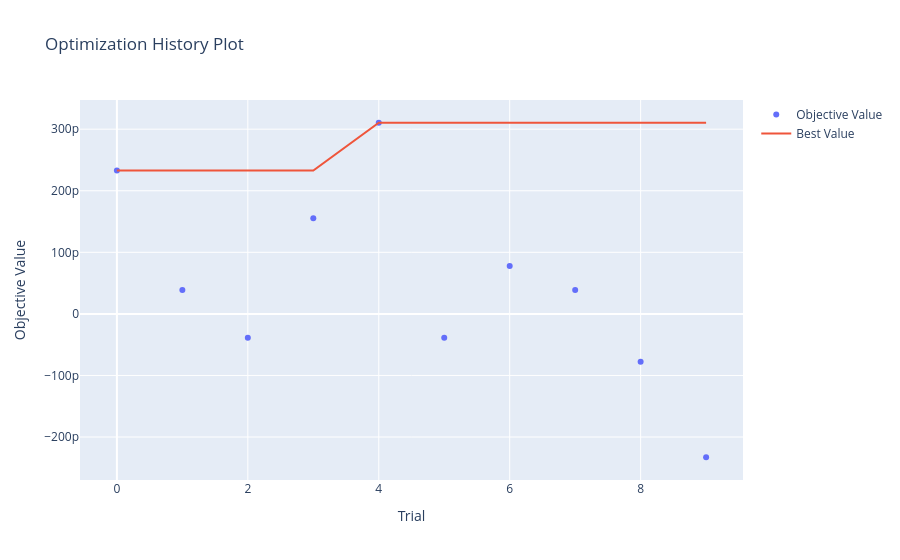
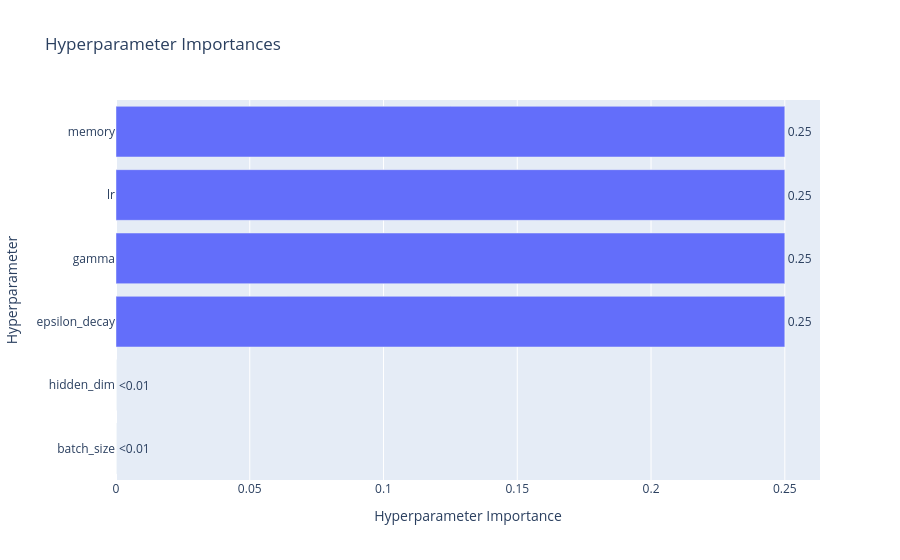
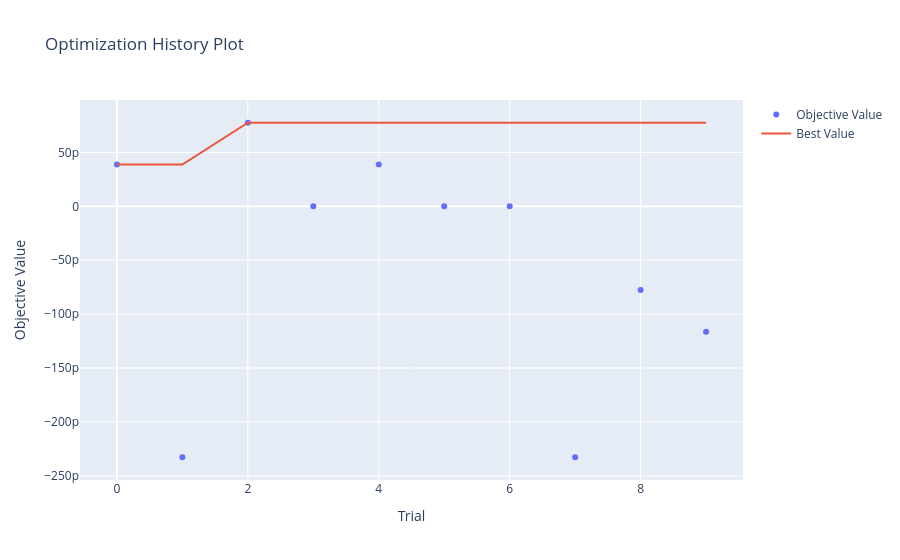

Notebook code for these charts, in order:
### Code cell
class DQN(nn.Module):
    def __init__(self, input_dim, output_dim, hidden_dim):
        super(DQN, self).__init__()
        self.net = nn.Sequential(
            nn.Linear(input_dim, hidden_dim), nn.ReLU(),
            nn.Linear(hidden_dim, hidden_dim), nn.ReLU(),
            nn.Linear(hidden_dim, output_dim)
        )

    def forward(self, x):
        return self.net(x)

class DQNAgent:
    def __init__(self, state_size, action_size, hidden_dim, gamma, lr, epsilon_decay, batch_size, memory):
        self.model = DQN(state_size, action_size, hidden_dim)
        self.target_model = DQN(state_size, action_size, hidden_dim)
        self.target_model.load_state_dict(self.model.state_dict())
        self.memory = deque(maxlen=memory)
        self.gamma = gamma
        self.epsilon = 1.0
        self.epsilon_min = 0.01
        self.epsilon_decay = epsilon_decay
        self.optimizer = optim.Adam(self.model.parameters(), lr=lr)
        self.batch_size = batch_size

    def act(self, state):
        if np.random.rand() < self.epsilon:
            return random.choice([0, 1, 2])  # Hold, Buy, Sell
        state = torch.FloatTensor(state).unsqueeze(0)
        with torch.no_grad():
            q_values = self.model(state)
        return torch.argmax(q_values).item()

    def remember(self, s, a, r, s2, done):
        self.memory.append((s, a, r, s2, done))

    def replay(self):
        if len(self.memory) < self.batch_size:
            return
        batch = random.sample(self.memory, self.batch_size)
        s, a, r, s2, d = zip(*batch)
        s = torch.FloatTensor(s)
        a = torch.LongTensor(a).unsqueeze(1)
        r = torch.FloatTensor(r).unsqueeze(1)
        s2 = torch.FloatTensor(s2)
        d = torch.FloatTensor(d).unsqueeze(1)

        q = self.model(s).gather(1, a)
        q_next = self.target_model(s2).max(1)[0].unsqueeze(1)
        q_target = r + self.gamma * q_next * (1 - d)

        loss = nn.MSELoss()(q, q_target.detach())
        self.optimizer.zero_grad()
        loss.backward()
        self.optimizer.step()

        if self.epsilon > self.epsilon_min:
            self.epsilon *= self.epsilon_decay

    def update_target(self):
        self.target_model.load_state_dict(self.model.state_dict())

class DQNObjective:
    def __init__(self, env):
        self.env = env

    def __call__(self, trial):
        return optimize_dqn(trial, self.env)


def optimize_dqn(trial, env):
    gamma = trial.suggest_float('gamma', 0.85, 0.99)
    lr = trial.suggest_float('lr', 1e-4, 1e-2, log=True)
    epsilon_decay = trial.suggest_float('epsilon_decay', 0.9, 0.999)
    hidden_dim = trial.suggest_int('hidden_dim', 32, 64)
    batch_size = trial.suggest_categorical('batch_size', [32, 64])
    memory = trial.suggest_int('memory', 2000, 5000)

    agent = DQNAgent(state_size=env.window_size, action_size=3,
                     hidden_dim=hidden_dim, gamma=gamma, lr=lr,
                     epsilon_decay=epsilon_decay, batch_size=batch_size, memory=memory)

    rewards = []

    for ep in range(consts.EPISODES):
        state = env.reset()
        total_reward = 0
        while True:
            action = agent.act(state)
            next_state, reward, done, _ = env.step(action)
            agent.remember(state, action, reward, next_state, done)
            agent.replay()
            state = next_state
            total_reward += reward
            if done:
                break
        agent.update_target()
        rewards.append(total_reward)

    return np.mean(rewards[-3:])

def plot_perf(best_params, env):
    agent = DQNAgent(
        state_size=env.window_size,
        action_size=3,
        hidden_dim=best_params['hidden_dim'],
        gamma=best_params['gamma'],
        lr=best_params['lr'],
        epsilon_decay=best_params['epsilon_decay'],
        batch_size=best_params['batch_size'],
        memory=best_params['memory']
    )

    portfolio_values = []

    state = env.reset()
    while True:
        action = agent.act(state)
        next_state, reward, done, _ = env.step(action)
        portfolio_values.append(env.get_value())
        state = next_state
        if done:
            break
    

    plt.plot(portfolio_values)
    plt.title("DQN Agent Portfolio Value (Best Trial)")
    plt.xlabel("Time Step")
    plt.ylabel("Portfolio Value")
    plt.grid(True)
    plt.show()

    return portfolio_values

def plot_dqn_res():
    portfolio_vals_arr = []
    for df in stock_dfs[:consts.RL_LIMIT]:
        prices = df['Close'].values
        env = TradingEnv(prices)
        study = optuna.create_study(direction='maximize')
        study.optimize(DQNObjective(env=env), n_trials=10)

        best_params = study.best_trial.params

        print("Best trial:")
        print(study.best_trial.params)
        
        try:
            fig = vis.plot_optimization_history(study)
            fig.show()

            fig2 = vis.plot_param_importances(study)
            fig2.show()
        except Exception:
            # since the number of trials and episodes are relatively small, optuna sometimes returns an error
            print("Error during plotting")

        pv = plot_perf(best_params, env)
        portfolio_vals_arr.append(pv)

    for i, portfolio_values in enumerate(portfolio_vals_arr):
        plt.plot(portfolio_values, label=f'Run {i+1}')

    plt.title('Portfolio Values Over Time')
    plt.xlabel('Time Step')
    plt.ylabel('Portfolio Value')
    plt.legend()
    plt.grid(True)
    plt.show() 

plot_dqn_res()

### Figure 1 — Plotly figure (JSON) as saved in the notebook; plotly's stock layout.template omitted (floating-point values rounded to 4 significant figures)
{"data": [{"mode": "markers", "name": "Objective Value", "type": "scatter", "x": [0, 1, 2, 3, 4, 5, 6, 7, 8, 9], "y": [2.328e-10, 3.881e-11, -3.881e-11, 1.552e-10, 3.104e-10, -3.881e-11, 7.761e-11, 3.881e-11, -7.761e-11, -2.328e-10]}, {"mode": "lines", "name": "Best Value", "type": "scatter", "x": [0, 1, 2, 3, 4, 5, 6, 7, 8, 9], "y": [2.328e-10, 2.328e-10, 2.328e-10, 2.328e-10, 3.104e-10, 3.104e-10, 3.104e-10, 3.104e-10, 3.104e-10, 3.104e-10]}, {"marker": {"color": "#cccccc"}, "mode": "markers", "name": "Infeasible Trial", "showlegend": false, "type": "scatter", "x": [], "y": []}], "layout": {"title": {"text": "Optimization History Plot"}, "xaxis": {"title": {"text": "Trial"}}, "yaxis": {"title": {"text": "Objective Value"}}}}

### Figure 2 — Plotly figure (JSON) as saved in the notebook; plotly's stock layout.template omitted (floating-point values rounded to 4 significant figures)
{"data": [{"cliponaxis": false, "hovertemplate": ["batch_size (CategoricalDistribution): 0.0<extra></extra>", "hidden_dim (IntDistribution): 0.0<extra></extra>", "epsilon_decay (FloatDistribution): 0.25<extra></extra>", "gamma (FloatDistribution): 0.25<extra></extra>", "lr (FloatDistribution): 0.25<extra></extra>", "memory (IntDistribution): 0.25<extra></extra>"], "name": "Objective Value", "orientation": "h", "text": ["<0.01", "<0.01", "0.25", "0.25", "0.25", "0.25"], "textposition": "outside", "type": "bar", "x": [0, 0, 0.25, 0.25, 0.25, 0.25], "y": ["batch_size", "hidden_dim", "epsilon_decay", "gamma", "lr", "memory"]}], "layout": {"title": {"text": "Hyperparameter Importances"}, "xaxis": {"title": {"text": "Hyperparameter Importance"}}, "yaxis": {"title": {"text": "Hyperparameter"}}}}

### Figure 3 — Plotly figure (JSON) as saved in the notebook; plotly's stock layout.template omitted (floating-point values rounded to 4 significant figures)
{"data": [{"mode": "markers", "name": "Objective Value", "type": "scatter", "x": [0, 1, 2, 3, 4, 5, 6, 7, 8, 9], "y": [3.881e-11, -2.328e-10, 7.761e-11, 0, 3.881e-11, 0, 0, -2.328e-10, -7.761e-11, -1.164e-10]}, {"mode": "lines", "name": "Best Value", "type": "scatter", "x": [0, 1, 2, 3, 4, 5, 6, 7, 8, 9], "y": [3.881e-11, 3.881e-11, 7.761e-11, 7.761e-11, 7.761e-11, 7.761e-11, 7.761e-11, 7.761e-11, 7.761e-11, 7.761e-11]}, {"marker": {"color": "#cccccc"}, "mode": "markers", "name": "Infeasible Trial", "showlegend": false, "type": "scatter", "x": [], "y": []}], "layout": {"title": {"text": "Optimization History Plot"}, "xaxis": {"title": {"text": "Trial"}}, "yaxis": {"title": {"text": "Objective Value"}}}}
